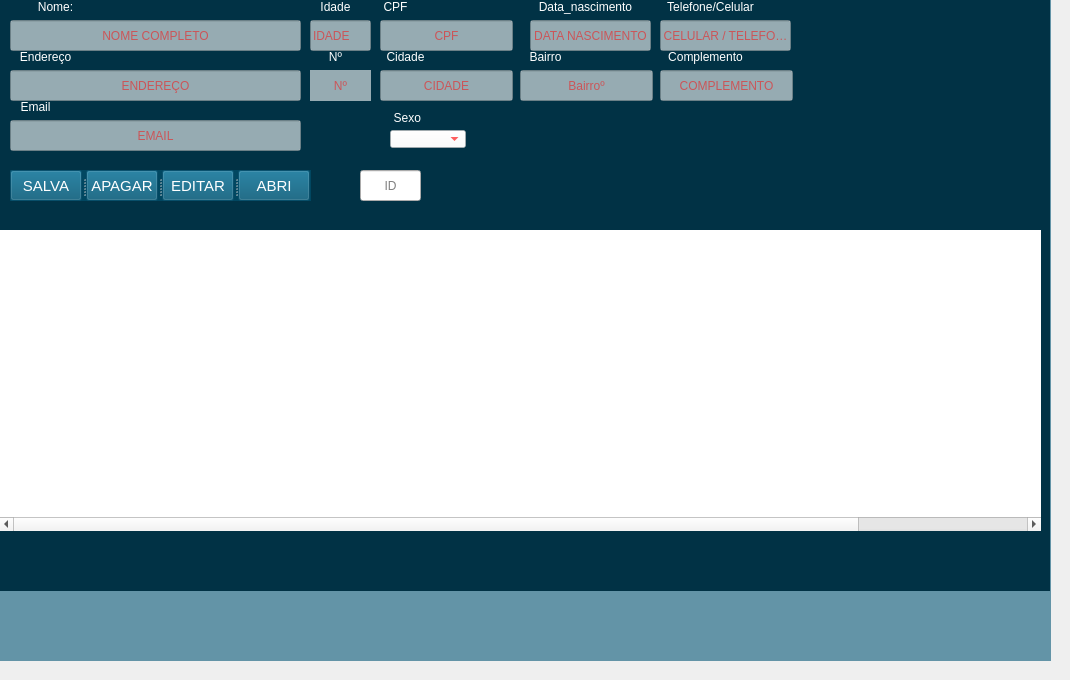
      <widget class="QWidget" name="cadastrocliente">
       <widget class="QLineEdit" name="lineEdit_cidade">
        <property name="geometry">
         <rect>
          <x>380</x>
          <y>70</y>
          <width>133</width>
          <height>31</height>
         </rect>
        </property>
        <property name="styleSheet">
         <string notr="true">background-color: rgb(255, 255, 255,150);
color: rgb(255, 0, 0);
font: 75 10pt &quot;MS Shell Dlg 2&quot;;</string>
        </property>
        <property name="text">
         <string/>
        </property>
        <property name="alignment">
         <set>Qt::AlignCenter</set>
        </property>
        <property name="placeholderText">
         <string>CIDADE</string>
        </property>
       </widget>
       <widget class="QLineEdit" name="lineEdit_bairro">
        <property name="geometry">
         <rect>
          <x>520</x>
          <y>70</y>
          <width>133</width>
          <height>31</height>
         </rect>
        </property>
        <property name="styleSheet">
         <string notr="true">background-color: rgb(255, 255, 255,150);
color: rgb(255, 0, 0);
font: 75 10pt &quot;MS Shell Dlg 2&quot;;</string>
        </property>
        <property name="text">
         <string/>
        </property>
        <property name="alignment">
         <set>Qt::AlignCenter</set>
        </property>
        <property name="placeholderText">
         <string>Bairroº</string>
        </property>
       </widget>
       <widget class="QLineEdit" name="lineEdit_numero">
        <property name="enabled">
         <bool>true</bool>
        </property>
        <property name="geometry">
         <rect>
          <x>310</x>
          <y>70</y>
          <width>61</width>
          <height>31</height>
         </rect>
        </property>
        <property name="sizePolicy">
         <sizepolicy hsizetype="Preferred" vsizetype="Fixed">
          <horstretch>0</horstretch>
          <verstretch>0</verstretch>
         </sizepolicy>
        </property>
        <property name="toolTipDuration">
         <number>1</number>
        </property>
        <property name="accessibleName">
         <string notr="true"/>
        </property>
        <property name="styleSheet">
         <string notr="true">background-color: rgb(255, 255, 255,150);
color: rgb(255, 0, 0);
font: 75 10pt &quot;MS Shell Dlg 2&quot;;</string>
        </property>
        <property name="inputMethodHints">
         <set>Qt::ImhPreferNumbers</set>
        </property>
        <property name="inputMask">
         <string notr="true"/>
        </property>
        <property name="text">
         <string/>
        </property>
        <property name="maxLength">
         <number>6</number>
        </property>
        <property name="frame">
         <bool>false</bool>
        </property>
        <property name="alignment">
         <set>Qt::AlignCenter</set>
        </property>
        <property name="placeholderText">
         <string>Nº</string>
        </property>
       </widget>
       <widget class="QLineEdit" name="lineEdit_nome">
        <property name="geometry">
         <rect>
          <x>10</x>
          <y>20</y>
          <width>291</width>
          <height>31</height>
         </rect>
        </property>
        <property name="styleSheet">
         <string notr="true">background-color: rgb(255, 255, 255,150);
color: rgb(255, 0, 0);
font: 75 10pt &quot;MS Shell Dlg 2&quot;;</string>
        </property>
        <property name="text">
         <string/>
        </property>
        <property name="alignment">
         <set>Qt::AlignCenter</set>
        </property>
        <property name="placeholderText">
         <string>NOME COMPLETO</string>
        </property>
       </widget>
       <widget class="QLineEdit" name="lineEdit_endereco">
        <property name="geometry">
         <rect>
          <x>10</x>
          <y>70</y>
          <width>291</width>
          <height>31</height>
         </rect>
        </property>
        <property name="styleSheet">
         <string notr="true">background-color: rgb(255, 255, 255,150);
color: rgb(255, 0, 0);
font: 75 10pt &quot;MS Shell Dlg 2&quot;;</string>
        </property>
        <property name="text">
         <string/>
        </property>
        <property name="alignment">
         <set>Qt::AlignCenter</set>
        </property>
        <property name="placeholderText">
         <string>ENDEREÇO</string>
        </property>
       </widget>
       <widget class="QLineEdit" name="lineEdit_complemento">
        <property name="geometry">
         <rect>
          <x>660</x>
          <y>70</y>
          <width>133</width>
          <height>31</height>
         </rect>
        </property>
        <property name="styleSheet">
         <string notr="true">background-color: rgb(255, 255, 255,150);
color: rgb(255, 0, 0);
font: 75 10pt &quot;MS Shell Dlg 2&quot;;</string>
        </property>
        <property name="text">
         <string/>
        </property>
        <property name="alignment">
         <set>Qt::AlignCenter</set>
        </property>
        <property name="placeholderText">
         <string>COMPLEMENTO</string>
        </property>
       </widget>
       <widget class="QFrame" name="frame_claro">
        <property name="enabled">
         <bool>false</bool>
        </property>
        <property name="geometry">
         <rect>
          <x>-10</x>
          <y>-10</y>
          <width>1061</width>
          <height>671</height>
         </rect>
        </property>
        <property name="whatsThis">
         <string/>
        </property>
        <property name="accessibleName">
         <string/>
        </property>
        <property name="styleSheet">
         <string notr="true">background-color: rgb(2, 85, 117,150);</string>
        </property>
        <property name="frameShape">
         <enum>QFrame::NoFrame</enum>
        </property>
        <property name="frameShadow">
         <enum>QFrame::Raised</enum>
        </property>
        <property name="midLineWidth">
         <number>0</number>
        </property>
        <widget class="QSplitter" name="splitter_2">
         <property name="geometry">
          <rect>
           <x>20</x>
           <y>180</y>
           <width>301</width>
           <height>31</height>
          </rect>
         </property>
         <property name="styleSheet">
          <string notr="true">background-color: rgb(2, 85, 117,150);
color: rgb(255, 255, 255);</string>
         </property>
         <property name="orientation">
          <enum>Qt::Horizontal</enum>
         </property>
         <widget class="QPushButton" name="Button_salva">
          <property name="font">
           <font>
            <pointsize>11</pointsize>
            <weight>50</weight>
            <bold>false</bold>
           </font>
          </property>
          <property name="styleSheet">
           <string notr="true">background-color: rgb(2, 85, 117,150);</string>
          </property>
          <property name="text">
           <string>SALVA</string>
          </property>
         </widget>
         <widget class="QPushButton" name="Button_apagar">
          <property name="font">
           <font>
            <pointsize>11</pointsize>
            <weight>50</weight>
            <bold>false</bold>
           </font>
          </property>
          <property name="styleSheet">
           <string notr="true">background-color: rgb(2, 85, 117,150);</string>
          </property>
          <property name="text">
           <string>APAGAR</string>
          </property>
         </widget>
         <widget class="QPushButton" name="Button_edita">
          <property name="font">
           <font>
            <pointsize>11</pointsize>
            <weight>50</weight>
            <bold>false</bold>
           </font>
          </property>
          <property name="styleSheet">
           <string notr="true">background-color: rgb(2, 85, 117,150);</string>
          </property>
          <property name="text">
           <string>EDITAR</string>
          </property>
         </widget>
         <widget class="QPushButton" name="Button_abrir">
          <property name="font">
           <font>
            <pointsize>11</pointsize>
           </font>
          </property>
          <property name="styleSheet">
           <string notr="true">background-color: rgb(2, 85, 117,150);</string>
          </property>
          <property name="text">
           <string>ABRI</string>
          </property>
         </widget>
        </widget>
       </widget>
       <widget class="QFrame" name="frame_escuro">
        <property name="enabled">
         <bool>false</bool>
        </property>
        <property name="geometry">
         <rect>
          <x>-1</x>
          <y>-10</y>
          <width>1051</width>
          <height>601</height>
         </rect>
        </property>
        <property name="styleSheet">
         <string notr="true">background-color: rgb(0, 0, 0);</string>
        </property>
        <property name="frameShape">
         <enum>QFrame::NoFrame</enum>
        </property>
        <property name="frameShadow">
         <enum>QFrame::Raised</enum>
        </property>
       </widget>
       <widget class="QLineEdit" name="lineEdit_cpf">
        <property name="geometry">
         <rect>
          <x>380</x>
          <y>20</y>
          <width>133</width>
          <height>31</height>
         </rect>
        </property>
        <property name="styleSheet">
         <string notr="true">background-color: rgb(255, 255, 255,150);
color: rgb(255, 0, 0);
font: 75 10pt &quot;MS Shell Dlg 2&quot;;</string>
        </property>
        <property name="inputMethodHints">
         <set>Qt::ImhNone</set>
        </property>
        <property name="inputMask">
         <string notr="true"/>
        </property>
        <property name="text">
         <string/>
        </property>
        <property name="maxLength">
         <number>11</number>
        </property>
        <property name="frame">
         <bool>true</bool>
        </property>
        <property name="alignment">
         <set>Qt::AlignCenter</set>
        </property>
        <property name="placeholderText">
         <string>CPF</string>
        </property>
       </widget>
       <widget class="QLineEdit" name="lineEdit_email">
        <property name="geometry">
         <rect>
          <x>10</x>
          <y>120</y>
          <width>291</width>
          <height>31</height>
         </rect>
        </property>
        <property name="styleSheet">
         <string notr="true">background-color: rgb(255, 255, 255,150);
background-color: rgb(255, 255, 255,150);
color: rgb(255, 0, 0);
font: 75 10pt &quot;MS Shell Dlg 2&quot;;</string>
        </property>
        <property name="text">
         <string/>
        </property>
        <property name="alignment">
         <set>Qt::AlignCenter</set>
        </property>
        <property name="placeholderText">
         <string>EMAIL</string>
        </property>
       </widget>
       <widget class="QLineEdit" name="lineEdit_idade">
        <property name="geometry">
         <rect>
          <x>310</x>
          <y>20</y>
          <width>61</width>
          <height>31</height>
         </rect>
        </property>
        <property name="styleSheet">
         <string notr="true">background-color: rgb(255, 255, 255,150);
color: rgb(255, 0, 0);
font: 75 10pt &quot;MS Shell Dlg 2&quot;;</string>
        </property>
        <property name="text">
         <string/>
        </property>
        <property name="maxLength">
         <number>2</number>
        </property>
        <property name="placeholderText">
         <string>IDADE</string>
        </property>
       </widget>
       <widget class="QLineEdit" name="lineEdit_data_nascimento">
        <property name="geometry">
         <rect>
          <x>530</x>
          <y>20</y>
          <width>121</width>
          <height>31</height>
         </rect>
        </property>
        <property name="styleSheet">
         <string notr="true">background-color: rgb(255, 255, 255,150);
color: rgb(255, 0, 0);
font: 75 10pt &quot;MS Shell Dlg 2&quot;;background-color: rgb(255, 255, 255,150);</string>
        </property>
        <property name="text">
         <string/>
        </property>
        <property name="maxLength">
         <number>12</number>
        </property>
        <property name="alignment">
         <set>Qt::AlignCenter</set>
        </property>
        <property name="placeholderText">
         <string>DATA NASCIMENTO</string>
        </property>
       </widget>
       <widget class="QLineEdit" name="lineEdit_celular_tel">
        <property name="geometry">
         <rect>
          <x>660</x>
          <y>20</y>
          <width>131</width>
          <height>31</height>
         </rect>
        </property>
        <property name="styleSheet">
         <string notr="true">background-color: rgb(255, 255, 255,150);
color: rgb(255, 0, 0);
font: 75 10pt &quot;MS Shell Dlg 2&quot;;</string>
        </property>
        <property name="inputMethodHints">
         <set>Qt::ImhPreferNumbers</set>
        </property>
        <property name="text">
         <string/>
        </property>
        <property name="alignment">
         <set>Qt::AlignCenter</set>
        </property>
        <property name="placeholderText">
         <string>CELULAR / TELEFONE</string>
        </property>
       </widget>
       <widget class="QComboBox" name="comboBox_sexo">
        <property name="geometry">
         <rect>
          <x>390</x>
          <y>130</y>
          <width>76</width>
          <height>18</height>
         </rect>
        </property>
        <property name="styleSheet">
         <string notr="true">background-color: rgb(255, 255, 255,150);
color: rgb(255, 0, 0);
font: 75 10pt &quot;MS Shell Dlg 2&quot;;</string>
        </property>
        <item>
         <property name="text">
          <string/>
         </property>
        </item>
        <item>
         <property name="text">
          <string>Masculino</string>
         </property>
        </item>
        <item>
         <property name="text">
          <string>Feminino</string>
         </property>
        </item>
       </widget>
       <widget class="QLabel" name="label_sexo">
        <property name="geometry">
         <rect>
          <x>390</x>
          <y>110</y>
          <width>31</width>
          <height>16</height>
         </rect>
        </property>
        <property name="styleSheet">
         <string notr="true">background-color: rgb(255, 255, 255,0);
color: rgb(255, 255, 255);
font: 75 10pt &quot;MS Shell Dlg 2&quot;;</string>
        </property>
        <property name="text">
         <string>Sexo</string>
        </property>
        <property name="textFormat">
         <enum>Qt::RichText</enum>
        </property>
        <property name="alignment">
         <set>Qt::AlignRight|Qt::AlignTrailing|Qt::AlignVCenter</set>
        </property>
       </widget>
       <widget class="QTableWidget" name="tableWidget_clientes">
        <property name="geometry">
         <rect>
          <x>0</x>
          <y>230</y>
          <width>1041</width>
          <height>301</height>
         </rect>
        </property>
        <property name="styleSheet">
         <string notr="true">
font: 9pt &quot;MS Shell Dlg 2&quot;;
QTableWidget {
	background-color: rgb(255, 255, 255);

}</string>
        </property>
        <property name="frameShape">
         <enum>QFrame::HLine</enum>
        </property>
        <property name="frameShadow">
         <enum>QFrame::Sunken</enum>
        </property>
        <property name="lineWidth">
         <number>0</number>
        </property>
        <property name="midLineWidth">
         <number>0</number>
        </property>
        <property name="editTriggers">
         <set>QAbstractItemView::NoEditTriggers</set>
        </property>
        <property name="tabKeyNavigation">
         <bool>false</bool>
        </property>
        <property name="showDropIndicator" stdset="0">
         <bool>false</bool>
        </property>
        <property name="dragDropOverwriteMode">
         <bool>false</bool>
        </property>
        <property name="gridStyle">
         <enum>Qt::DashLine</enum>
        </property>
        <property name="rowCount">
         <number>0</number>
        </property>
        <attribute name="horizontalHeaderVisible">
         <bool>false</bool>
        </attribute>
        <attribute name="horizontalHeaderHighlightSections">
         <bool>true</bool>
        </attribute>
        <attribute name="verticalHeaderVisible">
         <bool>false</bool>
        </attribute>
        <column>
         <property name="text">
          <string>ID</string>
         </property>
        </column>
        <column>
         <property name="text">
          <string>CLIENTE</string>
         </property>
        </column>
        <column>
         <property name="text">
          <string>IDADE</string>
         </property>
        </column>
        <column>
         <property name="text">
          <string>CPF</string>
         </property>
        </column>
        <column>
         <property name="text">
          <string>EMAIL</string>
         </property>
        </column>
        <column>
         <property name="text">
          <string>ENDEREÇO</string>
         </property>
        </column>
        <column>
         <property name="text">
          <string>NUMERO</string>
         </property>
        </column>
        <column>
         <property name="text">
          <string>CIDADE</string>
         </property>
        </column>
        <column>
         <property name="text">
          <string>BAIRRO</string>
         </property>
        </column>
        <column>
         <property name="text">
          <string>COMP/</string>
         </property>
        </column>
        <column>
         <property name="text">
          <string>NASCIMENTO</string>
         </property>
        </column>
        <column>
         <property name="text">
          <string>SEXO</string>
         </property>
        </column>
       </widget>
       <widget class="QLabel" name="label_5">
        <property name="geometry">
         <rect>
          <x>800</x>
          <y>0</y>
          <width>231</width>
          <height>121</height>
         </rect>
        </property>
        <property name="styleSheet">
         <string notr="true">background-color: rgb(255, 255, 255,0);</string>
        </property>
        <property name="frameShape">
         <enum>QFrame::NoFrame</enum>
        </property>
        <property name="frameShadow">
         <enum>QFrame::Plain</enum>
        </property>
        <property name="text">
         <string/>
        </property>
        <property name="pixmap">
         <pixmap>Agenda/icon/icone_inical2.png</pixmap>
        </property>
        <property name="scaledContents">
         <bool>false</bool>
        </property>
        <property name="wordWrap">
         <bool>false</bool>
        </property>
        <property name="margin">
         <number>1</number>
        </property>
       </widget>
       <widget class="QLineEdit" name="lineEdit_apaga_cliente">
        <property name="geometry">
         <rect>
          <x>360</x>
          <y>170</y>
          <width>61</width>
          <height>31</height>
         </rect>
        </property>
        <property name="text">
         <string comment="ID"/>
        </property>
        <property name="alignment">
         <set>Qt::AlignCenter</set>
        </property>
        <property name="placeholderText">
         <string>ID</string>
        </property>
        <property name="cursorMoveStyle">
         <enum>Qt::LogicalMoveStyle</enum>
        </property>
       </widget>
       <widget class="QLabel" name="cpf">
        <property name="geometry">
         <rect>
          <x>380</x>
          <y>0</y>
          <width>31</width>
          <height>16</height>
         </rect>
        </property>
        <property name="styleSheet">
         <string notr="true">background-color: rgb(255, 255, 255,0);
color: rgb(255, 255, 255);
font: 75 10pt &quot;MS Shell Dlg 2&quot;;</string>
        </property>
        <property name="text">
         <string>CPF</string>
        </property>
        <property name="textFormat">
         <enum>Qt::PlainText</enum>
        </property>
        <property name="alignment">
         <set>Qt::AlignHCenter|Qt::AlignTop</set>
        </property>
       </widget>
       <widget class="QLabel" name="nome">
        <property name="geometry">
         <rect>
          <x>30</x>
          <y>0</y>
          <width>51</width>
          <height>16</height>
         </rect>
        </property>
        <property name="styleSheet">
         <string notr="true">background-color: rgb(255, 255, 255,0);
color: rgb(255, 255, 255);
font: 75 10pt &quot;MS Shell Dlg 2&quot;;</string>
        </property>
        <property name="text">
         <string>Nome:</string>
        </property>
        <property name="textFormat">
         <enum>Qt::PlainText</enum>
        </property>
        <property name="alignment">
         <set>Qt::AlignHCenter|Qt::AlignTop</set>
        </property>
       </widget>
       <widget class="QLabel" name="idade">
        <property name="geometry">
         <rect>
          <x>310</x>
          <y>0</y>
          <width>51</width>
          <height>16</height>
         </rect>
        </property>
        <property name="styleSheet">
         <string notr="true">background-color: rgb(255, 255, 255,0);
color: rgb(255, 255, 255);
font: 75 10pt &quot;MS Shell Dlg 2&quot;;</string>
        </property>
        <property name="text">
         <string>Idade</string>
        </property>
        <property name="textFormat">
         <enum>Qt::PlainText</enum>
        </property>
        <property name="alignment">
         <set>Qt::AlignHCenter|Qt::AlignTop</set>
        </property>
       </widget>
       <widget class="QLabel" name="data_nascimento">
        <property name="geometry">
         <rect>
          <x>530</x>
          <y>0</y>
          <width>111</width>
          <height>16</height>
         </rect>
        </property>
        <property name="styleSheet">
         <string notr="true">background-color: rgb(255, 255, 255,0);
color: rgb(255, 255, 255);
font: 75 10pt &quot;MS Shell Dlg 2&quot;;</string>
        </property>
        <property name="text">
         <string>Data_nascimento</string>
        </property>
        <property name="textFormat">
         <enum>Qt::PlainText</enum>
        </property>
        <property name="alignment">
         <set>Qt::AlignHCenter|Qt::AlignTop</set>
        </property>
       </widget>
       <widget class="QLabel" name="celular_label">
        <property name="geometry">
         <rect>
          <x>660</x>
          <y>0</y>
          <width>101</width>
          <height>16</height>
         </rect>
        </property>
        <property name="styleSheet">
         <string notr="true">background-color: rgb(255, 255, 255,0);
color: rgb(255, 255, 255);
font: 75 10pt &quot;MS Shell Dlg 2&quot;;</string>
        </property>
        <property name="text">
         <string>Telefone/Celular</string>
        </property>
        <property name="textFormat">
         <enum>Qt::PlainText</enum>
        </property>
        <property name="alignment">
         <set>Qt::AlignHCenter|Qt::AlignTop</set>
        </property>
       </widget>
       <widget class="QLabel" name="Endereco">
        <property name="geometry">
         <rect>
          <x>20</x>
          <y>50</y>
          <width>51</width>
          <height>16</height>
         </rect>
        </property>
        <property name="styleSheet">
         <string notr="true">background-color: rgb(255, 255, 255,0);
color: rgb(255, 255, 255);
font: 75 10pt &quot;MS Shell Dlg 2&quot;;</string>
        </property>
        <property name="text">
         <string>Endereço</string>
        </property>
        <property name="textFormat">
         <enum>Qt::PlainText</enum>
        </property>
        <property name="alignment">
         <set>Qt::AlignHCenter|Qt::AlignTop</set>
        </property>
       </widget>
       <widget class="QLabel" name="label_numero_casa">
        <property name="geometry">
         <rect>
          <x>310</x>
          <y>50</y>
          <width>51</width>
          <height>16</height>
         </rect>
        </property>
        <property name="styleSheet">
         <string notr="true">background-color: rgb(255, 255, 255,0);
color: rgb(255, 255, 255);
font: 75 10pt &quot;MS Shell Dlg 2&quot;;</string>
        </property>
        <property name="text">
         <string>Nº</string>
        </property>
        <property name="textFormat">
         <enum>Qt::PlainText</enum>
        </property>
        <property name="alignment">
         <set>Qt::AlignHCenter|Qt::AlignTop</set>
        </property>
       </widget>
       <widget class="QLabel" name="cidade_label">
        <property name="geometry">
         <rect>
          <x>380</x>
          <y>50</y>
          <width>51</width>
          <height>16</height>
         </rect>
        </property>
        <property name="styleSheet">
         <string notr="true">background-color: rgb(255, 255, 255,0);
color: rgb(255, 255, 255);
font: 75 10pt &quot;MS Shell Dlg 2&quot;;</string>
        </property>
        <property name="text">
         <string>Cidade</string>
        </property>
        <property name="textFormat">
         <enum>Qt::PlainText</enum>
        </property>
        <property name="alignment">
         <set>Qt::AlignHCenter|Qt::AlignTop</set>
        </property>
       </widget>
       <widget class="QLabel" name="bairro_label">
        <property name="geometry">
         <rect>
          <x>520</x>
          <y>50</y>
          <width>51</width>
          <height>16</height>
         </rect>
        </property>
        <property name="styleSheet">
         <string notr="true">background-color: rgb(255, 255, 255,0);
color: rgb(255, 255, 255);
font: 75 10pt &quot;MS Shell Dlg 2&quot;;</string>
        </property>
        <property name="text">
         <string>Bairro</string>
        </property>
        <property name="textFormat">
         <enum>Qt::PlainText</enum>
        </property>
        <property name="alignment">
         <set>Qt::AlignHCenter|Qt::AlignTop</set>
        </property>
       </widget>
       <widget class="QLabel" name="complemento_label">
        <property name="geometry">
         <rect>
          <x>660</x>
          <y>50</y>
          <width>91</width>
          <height>16</height>
         </rect>
        </property>
        <property name="styleSheet">
         <string notr="true">background-color: rgb(255, 255, 255,0);
color: rgb(255, 255, 255);
font: 75 10pt &quot;MS Shell Dlg 2&quot;;</string>
        </property>
        <property name="text">
         <string>Complemento</string>
        </property>
        <property name="textFormat">
         <enum>Qt::PlainText</enum>
        </property>
        <property name="alignment">
         <set>Qt::AlignHCenter|Qt::AlignTop</set>
        </property>
       </widget>
       <widget class="QLabel" name="email_label">
        <property name="geometry">
         <rect>
          <x>10</x>
          <y>100</y>
          <width>51</width>
          <height>16</height>
         </rect>
        </property>
        <property name="styleSheet">
         <string notr="true">background-color: rgb(255, 255, 255,0);
color: rgb(255, 255, 255);
font: 75 10pt &quot;MS Shell Dlg 2&quot;;</string>
        </property>
        <property name="text">
         <string>Email</string>
        </property>
        <property name="textFormat">
         <enum>Qt::PlainText</enum>
        </property>
        <property name="alignment">
         <set>Qt::AlignHCenter|Qt::AlignTop</set>
        </property>
       </widget>
       <zorder>frame_escuro</zorder>
       <zorder>frame_claro</zorder>
       <zorder>lineEdit_complemento</zorder>
       <zorder>lineEdit_cidade</zorder>
       <zorder>lineEdit_bairro</zorder>
       <zorder>lineEdit_numero</zorder>
       <zorder>lineEdit_endereco</zorder>
       <zorder>lineEdit_nome</zorder>
       <zorder>lineEdit_cpf</zorder>
       <zorder>lineEdit_email</zorder>
       <zorder>lineEdit_idade</zorder>
       <zorder>lineEdit_data_nascimento</zorder>
       <zorder>lineEdit_celular_tel</zorder>
       <zorder>comboBox_sexo</zorder>
       <zorder>label_sexo</zorder>
       <zorder>tableWidget_clientes</zorder>
       <zorder>label_5</zorder>
       <zorder>lineEdit_apaga_cliente</zorder>
       <zorder>cpf</zorder>
       <zorder>nome</zorder>
       <zorder>idade</zorder>
       <zorder>data_nascimento</zorder>
       <zorder>celular_label</zorder>
       <zorder>Endereco</zorder>
       <zorder>label_numero_casa</zorder>
       <zorder>cidade_label</zorder>
       <zorder>bairro_label</zorder>
       <zorder>complemento_label</zorder>
       <zorder>email_label</zorder>
      </widget>
